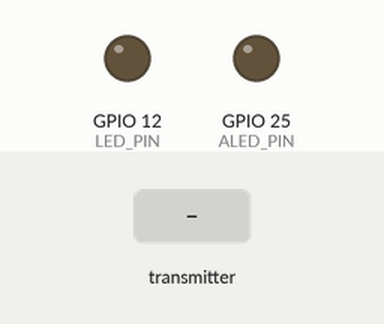
Bench run of a sketch on a simulated ESP32. Shown: output pins drawn as LEDs (lit = HIGH). The inputs (shaded band) are chosen by the test bench.

Above: at 1.2 s.
1.3 s: the transmitter starts sending button = 1
At 1.9 s:
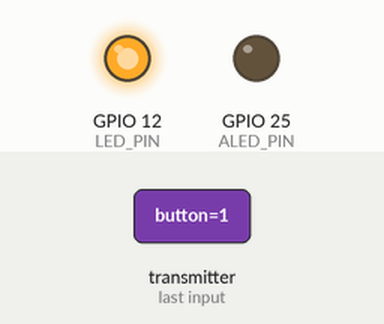
2.8 s: the transmitter starts sending pot = 1024
At 4.0 s:
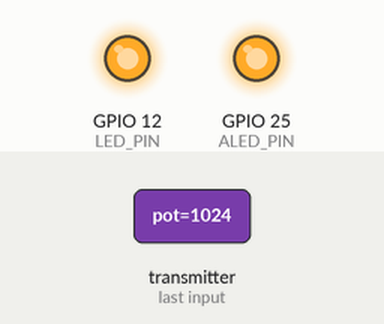
4.3 s: the transmitter starts sending button = 0
At 5.4 s:
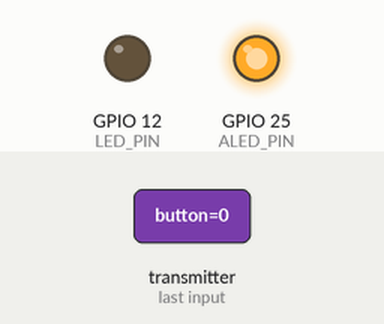
5.8 s: the transmitter starts sending pot = 0
At 6.5 s:
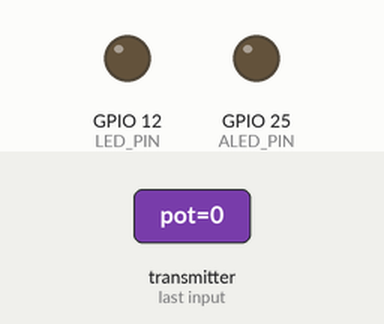
7.3 s: the transmitter starts sending pot = 2048
At 7.7 s:
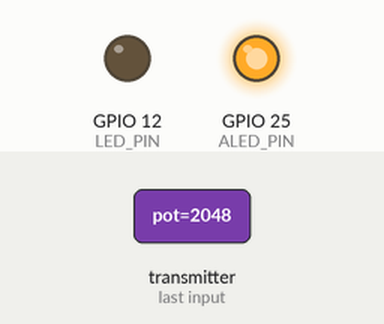
Timing chart, 0 to 9.8 s (numbered marks = the images above; inputs shaded):
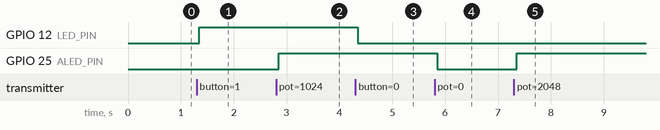

Measured:
- after the input at 1.3 s, GPIO 12 (LED_PIN): LOW → HIGH after 0.05 s
- after the input at 2.8 s, GPIO 25 (ALED_PIN): LOW → HIGH after 0.05 s
- after the input at 4.3 s, GPIO 12 (LED_PIN): HIGH → LOW after 0.05 s
- after the input at 5.8 s, GPIO 25 (ALED_PIN): HIGH → LOW after 0.05 s
- after the input at 7.3 s, GPIO 25 (ALED_PIN): LOW → HIGH after 0.05 s

The sketch:

Practice_button.ino
```cpp
//function for the output of the ESP32
#include <Arduino.h>
#include <esp_now.h>
#include <WiFi.h>
#define LED_PIN 12
#define ALED_PIN 25
int ledchannel = 0;

typedef struct message {
  int button;
  int pot;
} message;

message data;

void OnInput(const uint8_t * info, const uint8_t *incomingData, int length){
  memcpy(&data, incomingData, length);
digitalWrite(LED_PIN, data.button);
ledcWrite(ledchannel, data.pot);
}

void setup() {
  Serial.begin(9600);
  WiFi.mode(WIFI_STA);
  pinMode(LED_PIN, OUTPUT);
  ledcSetup(ledchannel, 5000, 8);
  ledcAttachPin(ALED_PIN, ledchannel);
  if(esp_now_init() != ESP_OK){
  Serial.println("error starting esp now");
  }
  esp_now_register_recv_cb(OnInput);
}

void loop() {

}
```
